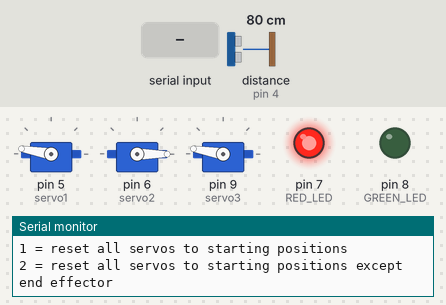
This sketch was run on a simulated Arduino Uno, built with avr-gcc and run on an emulated ATmega328P. Shown: 3 × servo, output pins drawn as LEDs (lit = HIGH), the last lines printed to the serial monitor. Wiring (inferred from the names in the program): ultrasonic range finder: trigger pin 3; echo pin 4. The test bench sets the inputs (shaded band); at power-on: distance to the obstacle (sensor on pin 4) 80 cm. The echo pulse lasts 58.3 µs per cm; pins used as bus, display or sensor lines are not drawn.

Above: at 1.4 s.
1.5 s: distance to the obstacle (sensor on pin 4) set to 9 cm
3.0 s: distance to the obstacle (sensor on pin 4) set to 6 cm
At 5.4 s:
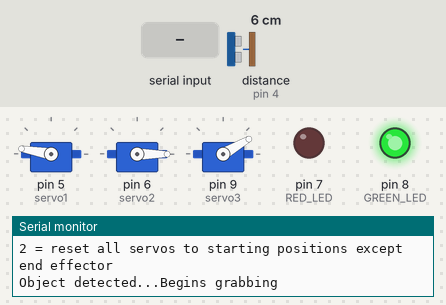
6.0 s: "r" received over Serial
9.0 s: "f" received over Serial
At 11.7 s:
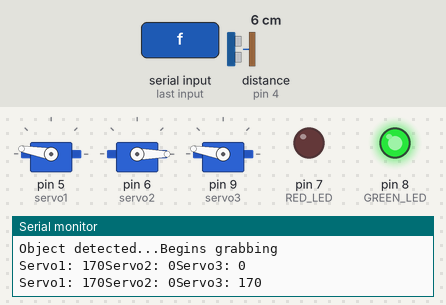
12.0 s: distance to the obstacle (sensor on pin 4) set to 2 cm
At 13.4 s:
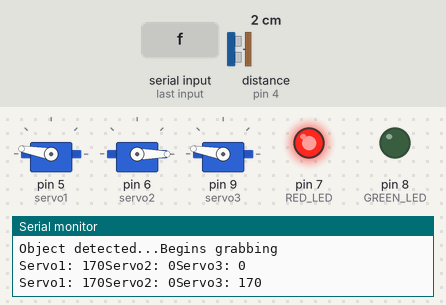
13.7 s: "r" received over Serial
At 16.8 s:
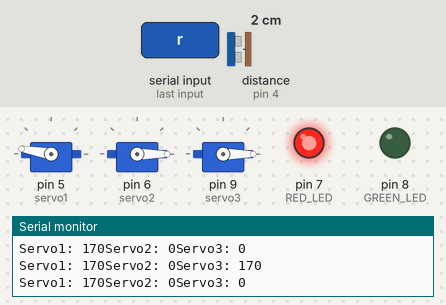
Timing chart, 0 to 17.7 s (numbered marks = the images above; inputs shaded):
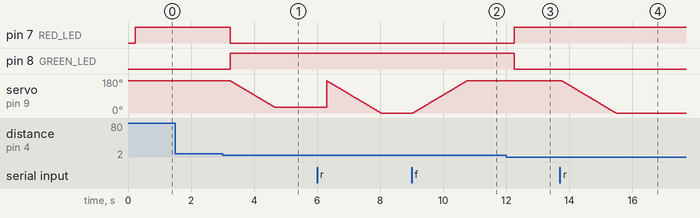

The sketch:

robotic_arm.ino
```cpp
#include <Servo.h>
//untrasonic sensor
#define TRIG_PIN 3
#define ECHO_PIN 4
#define GREEN_LED 8
#define RED_LED 7
//end ultrasonic sensor

Servo servo1;  // controlled by w/s
Servo servo2;  // controlled by q/a
Servo servo3; //controlled by e/d

int angle1 = 170;  // servo1 starting position
int angle2 = 0;    // servo2 starting position
int angle3 = 170; // servo3 starting possition


const int START1 = 170;
const int START2 = 0;
const int START3 = 170;

const int GRIP_OPEN = 170;
const int GRIP_CLOSED = 30;
const float GRAB_DISTANCE_MIN = 4.0;
const float GRAB_DISTANCE_MAX = 8.0;

bool objectGrabbed = false;


void close_gripper() {
  for (int i = angle3; i >= GRIP_CLOSED; i--) {
    servo3.write(i);
    delay(10);
  }
  angle3 = GRIP_CLOSED;
}

void lift_grabbed_item() {
  // Servo1
  for (int i = angle1; i <= START1; i++) {
    servo1.write(i);
    delay(10);
  }
  for (int i = angle1; i >= START1; i--) {
    servo1.write(i);
    delay(10);
  }
  angle1 = START1;

  // Servo2
  for (int i = angle2; i <= START2; i++) {
    servo2.write(i);
    delay(10);
  }
  for (int i = angle2; i >= START2; i--) {
    servo2.write(i);
    delay(10);
  }
  angle2 = START2;
}


void setup() {
  Serial.begin(9600);

  servo1.attach(5);  // pin 6
  servo2.attach(6);  // pin 7
  servo3.attach(9);  //pin 9

  servo1.write(angle1);
  servo2.write(angle2);
  servo3.write(angle3);

  Serial.println("Controls:");
  Serial.println("w = +10°, s = -10° for servo1");
  Serial.println("q = +10°, a = -10° for servo2");
  Serial.println("e = +10°, d = -10° for servo3");
  Serial.println("r = sweep servo3 down 180->0");
  Serial.println("f = sweep servo3 up 0->180");
  Serial.println("1 = reset all servos to starting positions");
  Serial.println("2 = reset all servos to starting positions except end effector");

  //ultrasonic sensor
  pinMode(TRIG_PIN, OUTPUT);
  pinMode(ECHO_PIN, INPUT);

  pinMode(GREEN_LED, OUTPUT);
  pinMode(RED_LED, OUTPUT);
  //end ultrasonic sensor

}

void loop() {
  if (Serial.available()) {
    char c = Serial.read();

    // Servo1 controls (w/s)
    if (c == 'w') {
      angle1 += 10;
      if (angle1 > 170) angle1 = 170;
    }
    if (c == 's') {
      angle1 -= 10;
      if (angle1 < 0) angle1 = 0;
    }

    // Servo2 controls (q/a)
    if (c == 'q') {
      angle2 += 10;
      if (angle2 > 90) angle2 = 90;
    }
    if (c == 'a') {
      angle2 -= 10;
      if (angle2 < 0) angle2 = 0;
    }
    if (c == 'e') {
      angle3 +=10;
      if (angle3 > 170) angle3 = 170;
    }
    if (c == 'd') {
      angle3 -= 10;
      if (angle3 <0) angle3 = 0;
    }

        if (c == 'r') {
      for (int i = 170; i >= 0; i--) {
        servo3.write(i);
        delay(10);  // adjust for speed
      }
      angle3 = 0;
    }
    if (c == 'f') {
      for (int i = 0; i <= 170; i++) {
        servo3.write(i);
        delay(10);
      }
      angle3 = 170;
    }

        // Reset all servos to starting positions
    if (c == '1') {
      // Servo1
      for (int i = angle1; i <= START1; i++) {
        servo1.write(i);
        delay(10);
      }
      for (int i = angle1; i >= START1; i--) {
        servo1.write(i);
        delay(10);
      }
      angle1 = START1;

      // Servo2
      for (int i = angle2; i <= START2; i++) {
        servo2.write(i);
        delay(10);
      }
      for (int i = angle2; i >= START2; i--) {
        servo2.write(i);
        delay(10);
      }
      angle2 = START2;

      // Servo3
      for (int i = angle3; i <= START3; i++) {
        servo3.write(i);
        delay(10);
      }
      for (int i = angle3; i >= START3; i--) {
        servo3.write(i);
        delay(10);
      }
      angle3 = START3;
    }

            // Reset all servos except end effector to starting positions
    if (c == '2') {
      // Servo1
      for (int i = angle1; i <= START1; i++) {
        servo1.write(i);
        delay(10);
      }
      for (int i = angle1; i >= START1; i--) {
        servo1.write(i);
        delay(10);
      }
      angle1 = START1;

      // Servo2
      for (int i = angle2; i <= START2; i++) {
        servo2.write(i);
        delay(10);
      }
      for (int i = angle2; i >= START2; i--) {
        servo2.write(i);
        delay(10);
      }
      angle2 = START2;
    }


    // Apply positions
    servo1.write(angle1);
    servo2.write(angle2);
    servo3.write(angle3);

    // Print current angles
    Serial.print("Servo1: "); Serial.print(angle1);
    Serial.print("Servo2: "); Serial.print(angle2);
    Serial.print("Servo3: "); Serial.println(angle3);
  }


  //ultrasonic sensor
  long duration;
  float distance_cm;

  // Send ultrasonic pulse
  digitalWrite(TRIG_PIN, LOW);
  delayMicroseconds(2);
  digitalWrite(TRIG_PIN, HIGH);
  delayMicroseconds(10);
  digitalWrite(TRIG_PIN, LOW);

  // Read pulse (30ms timeout)
  duration = pulseIn(ECHO_PIN, HIGH, 30000);

  if (duration == 0) {
    // No echo received -> Out of range
    digitalWrite(GREEN_LED, LOW);
    digitalWrite(RED_LED, HIGH);


  } else {
    // Calculate distance in cm
    distance_cm = duration * 0.0343 / 2;


    if (distance_cm >= GRAB_DISTANCE_MIN && distance_cm <= GRAB_DISTANCE_MAX) {
      // Object in range
      digitalWrite(GREEN_LED, HIGH);
      digitalWrite(RED_LED, LOW);

      if (!objectGrabbed){
        Serial.println("Object detected...Begins grabbing");

        close_gripper();
        delay(300);
        lift_grabbed_item();
        delay(300);

        objectGrabbed = true;

      }

    } else {
      // Object out of range
      digitalWrite(GREEN_LED, LOW);
      digitalWrite(RED_LED, HIGH);
      objectGrabbed = false;
    }
  }

  delay(500); // Wait 0.5s before next measurement
  //end ultrasonic sensor

}
```

Measured:
- the behaviour switches between 8 and 7 cm on distance to the obstacle (sensor on pin 4) (found by bisection; images 0 and 1)
- the behaviour switches between 4 and 3 cm on distance to the obstacle (sensor on pin 4) (found by bisection; images 2 and 3)
- after the input at 1.5 s, every drawn part: stays the same
- after the input at 3.0 s, pin 7 (RED_LED): HIGH → LOW after 0.24 s; pin 8 (GREEN_LED): LOW → HIGH after 0.24 s; servo on pin 9 (servo3): moves from 170° to 30° over 1.4 s, starting after 0.26 s
- after the input at 9.0 s, servo on pin 9 (servo3): moves from 0° to 170° over 1.7 s, starting at once
- after the input at 12.0 s, pin 7 (RED_LED): LOW → HIGH after 0.25 s; pin 8 (GREEN_LED): HIGH → LOW after 0.25 s
- after the input at 13.7 s, servo on pin 9 (servo3): moves from 170° to 0° over 1.7 s, starting after 0.07 s
